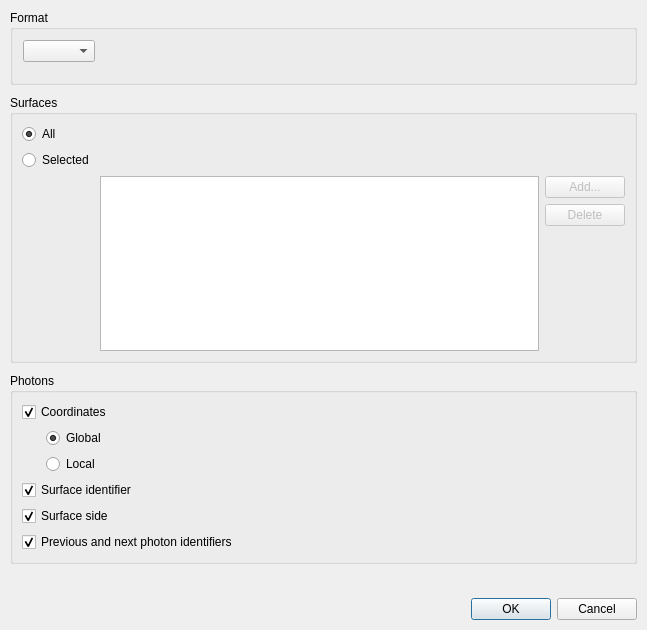
<?xml version="1.0" encoding="UTF-8"?>
<ui version="4.0">
 <class>ExportPhotonsDialog</class>
 <widget class="QDialog" name="ExportPhotonsDialog">
  <property name="geometry">
   <rect>
    <x>0</x>
    <y>0</y>
    <width>647</width>
    <height>630</height>
   </rect>
  </property>
  <property name="sizePolicy">
   <sizepolicy hsizetype="Preferred" vsizetype="Preferred">
    <horstretch>0</horstretch>
    <verstretch>0</verstretch>
   </sizepolicy>
  </property>
  <property name="maximumSize">
   <size>
    <width>16777215</width>
    <height>16777215</height>
   </size>
  </property>
  <property name="windowTitle">
   <string>Photon Map Export Settings</string>
  </property>
  <layout class="QVBoxLayout" name="mainLayout">
   <property name="spacing">
    <number>10</number>
   </property>
   <property name="leftMargin">
    <number>10</number>
   </property>
   <property name="topMargin">
    <number>10</number>
   </property>
   <property name="rightMargin">
    <number>10</number>
   </property>
   <property name="bottomMargin">
    <number>10</number>
   </property>
   <item>
    <widget class="QGroupBox" name="storeTypeGroup">
     <property name="title">
      <string>Format</string>
     </property>
     <layout class="QGridLayout" name="typeStoreLayout">
      <property name="leftMargin">
       <number>10</number>
      </property>
      <property name="topMargin">
       <number>10</number>
      </property>
      <property name="rightMargin">
       <number>10</number>
      </property>
      <property name="bottomMargin">
       <number>10</number>
      </property>
      <property name="spacing">
       <number>10</number>
      </property>
      <item row="0" column="0">
       <widget class="QComboBox" name="storeTypeCombo"/>
      </item>
      <item row="0" column="1">
       <spacer name="horizontalSpacer">
        <property name="orientation">
         <enum>Qt::Horizontal</enum>
        </property>
        <property name="sizeHint" stdset="0">
         <size>
          <width>40</width>
          <height>20</height>
         </size>
        </property>
       </spacer>
      </item>
      <item row="2" column="0" colspan="2">
       <widget class="QStackedWidget" name="parametersWidget"/>
      </item>
     </layout>
    </widget>
   </item>
   <item>
    <widget class="QGroupBox" name="surfacesGroup">
     <property name="title">
      <string>Surfaces</string>
     </property>
     <layout class="QGridLayout" name="gridLayout_2">
      <item row="3" column="1" rowspan="5">
       <widget class="QListWidget" name="surfacesListWidget"/>
      </item>
      <item row="2" column="0">
       <widget class="QRadioButton" name="exportSelectedSurfacesRadio">
        <property name="text">
         <string>Selected</string>
        </property>
        <property name="checked">
         <bool>false</bool>
        </property>
        <property name="autoExclusive">
         <bool>true</bool>
        </property>
        <attribute name="buttonGroup">
         <string notr="true">buttonGroup</string>
        </attribute>
       </widget>
      </item>
      <item row="1" column="0">
       <widget class="QRadioButton" name="exportAllSurfacesRadio">
        <property name="text">
         <string>All</string>
        </property>
        <property name="checked">
         <bool>true</bool>
        </property>
        <attribute name="buttonGroup">
         <string notr="true">buttonGroup</string>
        </attribute>
       </widget>
      </item>
      <item row="4" column="3">
       <widget class="QPushButton" name="deleteSurfaceButton">
        <property name="enabled">
         <bool>false</bool>
        </property>
        <property name="text">
         <string>Delete</string>
        </property>
       </widget>
      </item>
      <item row="3" column="3">
       <widget class="QPushButton" name="addSurfaceButton">
        <property name="enabled">
         <bool>false</bool>
        </property>
        <property name="sizePolicy">
         <sizepolicy hsizetype="Fixed" vsizetype="Fixed">
          <horstretch>0</horstretch>
          <verstretch>0</verstretch>
         </sizepolicy>
        </property>
        <property name="text">
         <string>Add...</string>
        </property>
        <property name="checkable">
         <bool>false</bool>
        </property>
        <property name="autoExclusive">
         <bool>false</bool>
        </property>
       </widget>
      </item>
      <item row="6" column="3">
       <spacer name="verticalSpacer_2">
        <property name="orientation">
         <enum>Qt::Vertical</enum>
        </property>
        <property name="sizeHint" stdset="0">
         <size>
          <width>20</width>
          <height>40</height>
         </size>
        </property>
       </spacer>
      </item>
     </layout>
    </widget>
   </item>
   <item>
    <widget class="QGroupBox" name="photonsGroup">
     <property name="title">
      <string>Photons</string>
     </property>
     <layout class="QGridLayout" name="gridLayout_4">
      <item row="1" column="0">
       <widget class="QCheckBox" name="coordCheck">
        <property name="text">
         <string>Coordinates</string>
        </property>
        <property name="checked">
         <bool>true</bool>
        </property>
       </widget>
      </item>
      <item row="7" column="0">
       <widget class="QCheckBox" name="surfaceIdenfierCheck">
        <property name="text">
         <string>Surface identifier</string>
        </property>
        <property name="checked">
         <bool>true</bool>
        </property>
       </widget>
      </item>
      <item row="8" column="0" colspan="3">
       <widget class="QCheckBox" name="sideBox">
        <property name="text">
         <string>Surface side</string>
        </property>
        <property name="checked">
         <bool>true</bool>
        </property>
       </widget>
      </item>
      <item row="9" column="0" colspan="3">
       <widget class="QCheckBox" name="nextPreviousCheck">
        <property name="text">
         <string>Previous and next photon identifiers</string>
        </property>
        <property name="checked">
         <bool>true</bool>
        </property>
       </widget>
      </item>
      <item row="3" column="0">
       <layout class="QVBoxLayout" name="verticalLayout">
        <property name="leftMargin">
         <number>24</number>
        </property>
        <item>
         <widget class="QRadioButton" name="globalCoordinatesRadio">
          <property name="text">
           <string>Global</string>
          </property>
          <property name="checked">
           <bool>true</bool>
          </property>
         </widget>
        </item>
        <item>
         <widget class="QRadioButton" name="localCoordinatesRadio">
          <property name="text">
           <string>Local</string>
          </property>
         </widget>
        </item>
       </layout>
      </item>
     </layout>
    </widget>
   </item>
   <item>
    <spacer name="verticalSpacer">
     <property name="orientation">
      <enum>Qt::Vertical</enum>
     </property>
     <property name="sizeHint" stdset="0">
      <size>
       <width>20</width>
       <height>40</height>
      </size>
     </property>
    </spacer>
   </item>
   <item>
    <widget class="QDialogButtonBox" name="buttonBox">
     <property name="standardButtons">
      <set>QDialogButtonBox::Cancel|QDialogButtonBox::Ok</set>
     </property>
    </widget>
   </item>
  </layout>
 </widget>
 <resources/>
 <connections>
  <connection>
   <sender>buttonBox</sender>
   <signal>accepted()</signal>
   <receiver>ExportPhotonsDialog</receiver>
   <slot>accept()</slot>
   <hints>
    <hint type="sourcelabel">
     <x>329</x>
     <y>619</y>
    </hint>
    <hint type="destinationlabel">
     <x>319</x>
     <y>232</y>
    </hint>
   </hints>
  </connection>
  <connection>
   <sender>buttonBox</sender>
   <signal>rejected()</signal>
   <receiver>ExportPhotonsDialog</receiver>
   <slot>reject()</slot>
   <hints>
    <hint type="sourcelabel">
     <x>329</x>
     <y>619</y>
    </hint>
    <hint type="destinationlabel">
     <x>319</x>
     <y>232</y>
    </hint>
   </hints>
  </connection>
  <connection>
   <sender>exportSelectedSurfacesRadio</sender>
   <signal>toggled(bool)</signal>
   <receiver>addSurfaceButton</receiver>
   <slot>setEnabled(bool)</slot>
   <hints>
    <hint type="sourcelabel">
     <x>87</x>
     <y>169</y>
    </hint>
    <hint type="destinationlabel">
     <x>624</x>
     <y>197</y>
    </hint>
   </hints>
  </connection>
  <connection>
   <sender>exportSelectedSurfacesRadio</sender>
   <signal>toggled(bool)</signal>
   <receiver>deleteSurfaceButton</receiver>
   <slot>setEnabled(bool)</slot>
   <hints>
    <hint type="sourcelabel">
     <x>87</x>
     <y>169</y>
    </hint>
    <hint type="destinationlabel">
     <x>624</x>
     <y>225</y>
    </hint>
   </hints>
  </connection>
  <connection>
   <sender>coordCheck</sender>
   <signal>toggled(bool)</signal>
   <receiver>globalCoordinatesRadio</receiver>
   <slot>setEnabled(bool)</slot>
   <hints>
    <hint type="sourcelabel">
     <x>192</x>
     <y>415</y>
    </hint>
    <hint type="destinationlabel">
     <x>217</x>
     <y>442</y>
    </hint>
   </hints>
  </connection>
  <connection>
   <sender>coordCheck</sender>
   <signal>toggled(bool)</signal>
   <receiver>localCoordinatesRadio</receiver>
   <slot>setEnabled(bool)</slot>
   <hints>
    <hint type="sourcelabel">
     <x>192</x>
     <y>415</y>
    </hint>
    <hint type="destinationlabel">
     <x>217</x>
     <y>468</y>
    </hint>
   </hints>
  </connection>
  <connection>
   <sender>exportAllSurfacesRadio</sender>
   <signal>toggled(bool)</signal>
   <receiver>globalCoordinatesRadio</receiver>
   <slot>setChecked(bool)</slot>
   <hints>
    <hint type="sourcelabel">
     <x>87</x>
     <y>143</y>
    </hint>
    <hint type="destinationlabel">
     <x>167</x>
     <y>442</y>
    </hint>
   </hints>
  </connection>
  <connection>
   <sender>exportAllSurfacesRadio</sender>
   <signal>toggled(bool)</signal>
   <receiver>localCoordinatesRadio</receiver>
   <slot>setDisabled(bool)</slot>
   <hints>
    <hint type="sourcelabel">
     <x>87</x>
     <y>143</y>
    </hint>
    <hint type="destinationlabel">
     <x>167</x>
     <y>467</y>
    </hint>
   </hints>
  </connection>
  <connection>
   <sender>exportAllSurfacesRadio</sender>
   <signal>toggled(bool)</signal>
   <receiver>nextPreviousCheck</receiver>
   <slot>setEnabled(bool)</slot>
   <hints>
    <hint type="sourcelabel">
     <x>87</x>
     <y>143</y>
    </hint>
    <hint type="destinationlabel">
     <x>345</x>
     <y>547</y>
    </hint>
   </hints>
  </connection>
 </connections>
 <buttongroups>
  <buttongroup name="buttonGroup"/>
 </buttongroups>
</ui>
